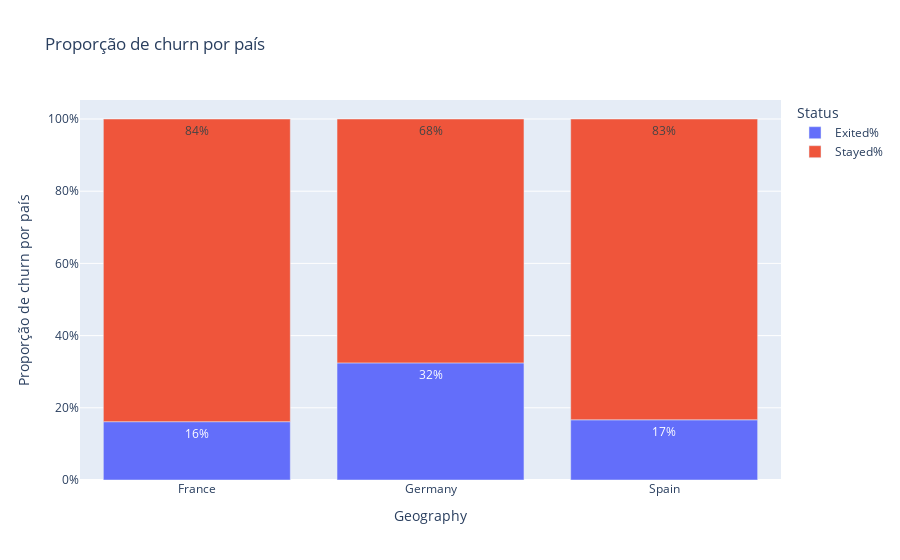

Notebook code cell kept with this figure:
### Code cell
geography_counting = count_exited(X_raw, Y, 'Geography')

plot_counting('Proporção de churn por país', geography_counting)

### Figure 1 — Plotly figure (JSON) as saved in the notebook; plotly's stock layout.template omitted (floating-point values rounded to 4 significant figures)
{"data": [{"hovertemplate": "Status=Exited%<br>Geography=%{x}<br>Proportion=%{y}<br>text=%{text}<extra></extra>", "legendgroup": "Exited%", "marker": {"color": "#636efa", "pattern": {"shape": ""}}, "name": "Exited%", "orientation": "v", "showlegend": true, "text": ["16%", "32%", "17%"], "textposition": "auto", "type": "bar", "x": ["France", "Germany", "Spain"], "xaxis": "x", "y": [0.1615, 0.3244, 0.1667], "yaxis": "y"}, {"hovertemplate": "Status=Stayed%<br>Geography=%{x}<br>Proportion=%{y}<br>text=%{text}<extra></extra>", "legendgroup": "Stayed%", "marker": {"color": "#EF553B", "pattern": {"shape": ""}}, "name": "Stayed%", "orientation": "v", "showlegend": true, "text": ["84%", "68%", "83%"], "textposition": "auto", "type": "bar", "x": ["France", "Germany", "Spain"], "xaxis": "x", "y": [0.8385, 0.6756, 0.8333], "yaxis": "y"}], "layout": {"autosize": true, "barmode": "relative", "hovermode": "x unified", "legend": {"title": {"text": "Status"}, "tracegroupgap": 0}, "title": {"text": "Proporção de churn por país"}, "xaxis": {"anchor": "y", "autorange": true, "domain": [0, 1], "range": [-0.5, 2.5], "title": {"text": "Geography"}, "type": "category"}, "yaxis": {"anchor": "x", "autorange": true, "domain": [0, 1], "range": [0, 1.053], "tickformat": ".0%", "title": {"text": "Proporção de churn por país"}, "type": "linear"}}}
